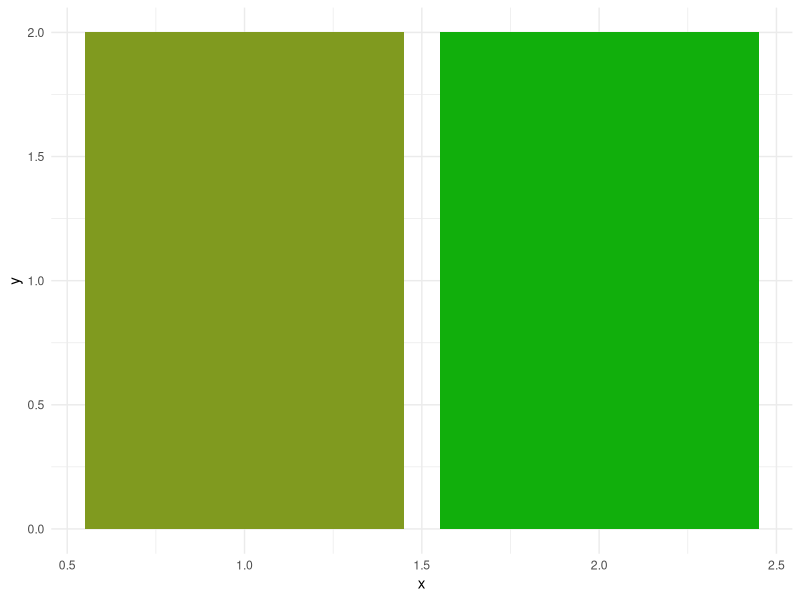

This chart was generated by the following R code:
## ---- chunk 1
library(ggplot2)

x <- "#99cccc"

to_rgb <- col2rgb(x)
## ---- chunk 2
to_red <- to_rgb
to_red[[3]] <- to_red[[3]] * 0.9
to_red[[2]] <- to_red[[2]] * 0.
#to_red[[1]] <- to_red[[1]] * 1.2

x_red <- rgb(to_red[[1]], to_red[[2]], to_red[[3]], maxColorValue = 255)

x <- rgb(128, 154, 31, maxColorValue = 255)
x_red <- rgb(17, 175, 12, maxColorValue = 255)

ggplot(data = data.frame(x = 1:2, y = 2)) +
  geom_col(aes(x = x, y = y), fill = c(x, x_red)) + 
  theme_minimal()

